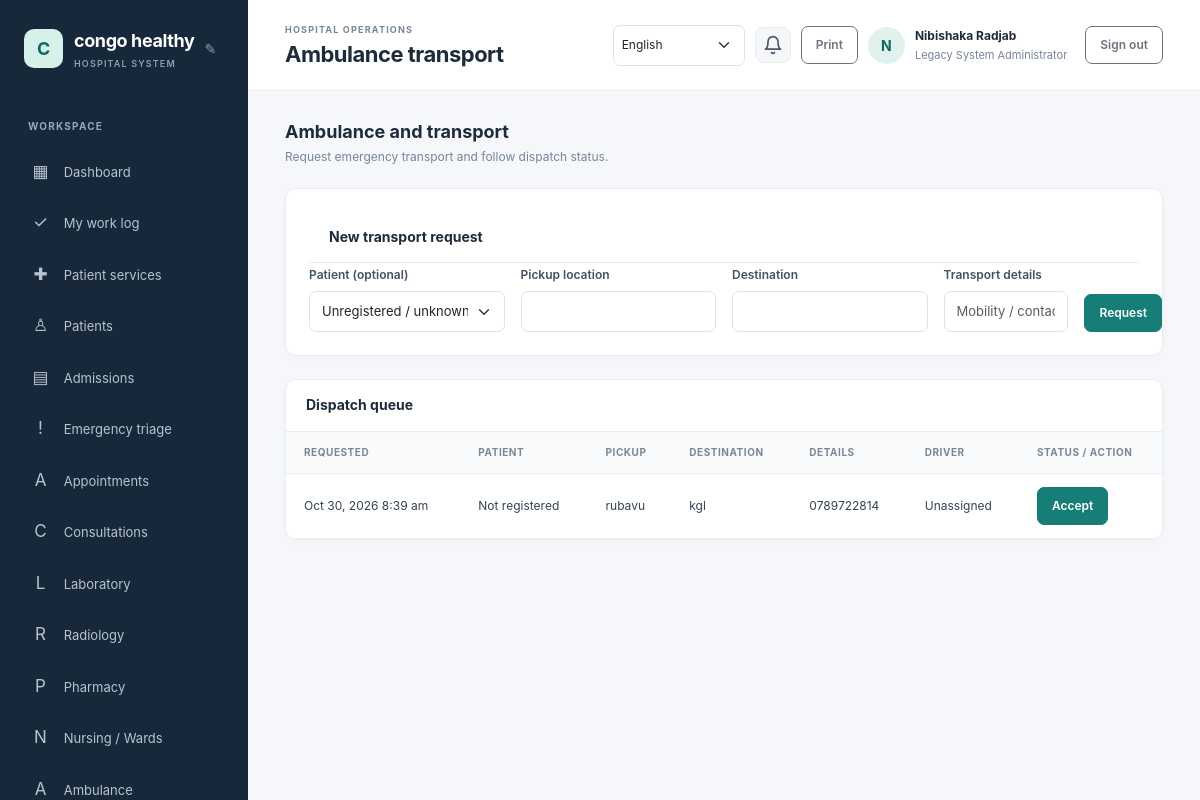
The app's page /ambulance/index.php (signed in) with its own data.
### tables this page shows
CREATE TABLE `hospital_settings` (
  `setting_key` varchar(80) NOT NULL,
  `setting_value` text NOT NULL,
  `updated_at` timestamp NOT NULL DEFAULT current_timestamp() ON UPDATE current_timestamp()
);

CREATE TABLE `users` (
  `id` bigint(20) UNSIGNED NOT NULL,
  `role_id` tinyint(3) UNSIGNED NOT NULL,
  `full_name` varchar(160) NOT NULL,
  `email` varchar(190) NOT NULL,
  `password_hash` varchar(255) NOT NULL,
  `is_active` tinyint(1) NOT NULL DEFAULT 1,
  `payment_method` enum('bank_transfer','mobile_money','paypal','other') DEFAULT NULL,
  `payment_details` varchar(255) DEFAULT NULL,
  `last_login_at` datetime DEFAULT NULL,
  `created_at` timestamp NOT NULL DEFAULT current_timestamp()
);

CREATE TABLE `roles` (
  `id` tinyint(3) UNSIGNED NOT NULL,
  `role_key` varchar(40) NOT NULL,
  `name` varchar(80) NOT NULL
);

CREATE TABLE `ambulance_requests` (
  `id` bigint(20) UNSIGNED NOT NULL,
  `patient_id` bigint(20) UNSIGNED DEFAULT NULL,
  `requested_by` bigint(20) UNSIGNED DEFAULT NULL,
  `driver_id` bigint(20) UNSIGNED DEFAULT NULL,
  `pickup_location` varchar(255) NOT NULL,
  `destination` varchar(255) NOT NULL,
  `transport_notes` varchar(500) DEFAULT NULL,
  `status` enum('requested','assigned','en_route','completed','cancelled') NOT NULL DEFAULT 'requested',
  `requested_at` timestamp NOT NULL DEFAULT current_timestamp(),
  `updated_at` timestamp NOT NULL DEFAULT current_timestamp() ON UPDATE current_timestamp()
);

### config/database.php (called while the page is built, shortened)
<?php
$host = getenv('DB_HOST') ?: '127.0.0.1';
$port = getenv('DB_PORT') ?: '3306';
$name = getenv('DB_NAME') ?: 'hospital_management';
$user = getenv('DB_USER') ?: 'root';
$password = getenv('DB_PASSWORD') ?: '';
try {
    $pdo = new PDO(
        "mysql:host={$host};port={$port};dbname={$name};charset=utf8mb4",
        $user,
        $password,
        [
            PDO::ATTR_ERRMODE => PDO::ERRMODE_EXCEPTION,
            PDO::ATTR_DEFAULT_FETCH_MODE => PDO::FETCH_ASSOC,
            PDO::ATTR_EMULATE_PREPARES => false,
        ]
    );
} catch (PDOException $exception) {
    error_log('Database connection failed: ' . $exception->getMessage());
    http_response_code(500);
    exit('Database connection failed. Check the database settings and import database/schema.sql.');
}
return $pdo;

### includes/functions.php (called while the page is built, shortened)
<?php
function e(?string $value): string
{
    return htmlspecialchars($value ?? '', ENT_QUOTES | ENT_SUBSTITUTE, 'UTF-8');
}
function get_hospital_name(): string
{
    global $pdo;
    static $name = null;
    if ($name === null) {
        try {
            $name = (string) $pdo->query(
                "SELECT setting_value FROM hospital_settings WHERE setting_key = 'hospital_name'"
            )->fetchColumn();
        } catch (\Throwable) {
            $name = 'KivuCare';
        }
    }
    return $name;
}

### includes/auth.php (called while the page is built, shortened)
<?php
require_once __DIR__ . '/bootstrap.php';
function require_login(): void
{
    global $pdo;
    $statement = $pdo->prepare(
        'SELECT u.is_active, r.id AS role_id, r.role_key, r.name AS role_name
         FROM users u JOIN roles r ON r.id = u.role_id WHERE u.id = :id'
    );
    $statement->execute(['id' => $_SESSION['user']['id']]);
}
function has_permission(string $permissionKey): bool
{
    static $permissionsByRole = [];
    $roleId = (int) (current_user()['role_id'] ?? 0);
    if (!isset($permissionsByRole[$roleId])) {
        global $pdo;
        $statement = $pdo->prepare(
            'SELECT p.permission_key
             FROM role_permissions rp
             JOIN permissions p ON p.id = rp.permission_id
             WHERE rp.role_id = :role_id'
        );
        $statement->execute(['role_id' => $roleId]);
        $permissionsByRole[$roleId] = array_fill_keys(
            array_column($statement->fetchAll(), 'permission_key'),
            true
        );
    }
    return isset($permissionsByRole[$roleId][$permissionKey]);
}
function current_user(): array
{
    return $_SESSION['user'] ?? [];
}

### ambulance/index.php (the view, shortened to what this page needs)
<?php
require_once __DIR__.'/../includes/auth.php';require_login();
$canCreate=has_permission('ambulance.requests.create');$canManage=has_permission('ambulance.manage');$canView=has_permission('emergency_requests.view');
$conditions=[];$params=[];if(!$canManage){$conditions[]='ar.requested_by=:user_id';$params['user_id']=current_user()['id'];}$where=$conditions?'WHERE '.implode(' AND ',$conditions):'';$q=$pdo->prepare("SELECT ar.*,p.patient_no,p.first_name,p.last_name,u.full_name AS driver_name FROM ambulance_requests ar LEFT JOIN patients p ON p.id=ar.patient_id LEFT JOIN users u ON u.id=ar.driver_id {$where} ORDER BY CASE WHEN ar.status IN ('requested','assigned','en_route') THEN 0 ELSE 1 END,ar.requested_at DESC LIMIT 200");$q->execute($params);$requests=$q->fetchAll();
$pageTitle='Ambulance transport';require __DIR__.'/../includes/header.php';?>
<div class="page-heading"><div><h2>Ambulance and transport</h2><p>Request emergency transport and follow dispatch status.</p></div></div>
<?php if($canCreate):?><section class="content-card form-card mt-0"><div class="card-heading"><h3>New transport request</h3></div><form method="post" class="row g-3"><?=csrf_field()?><input type="hidden" name="action" value="create"><?php if(has_permission('patients.view')):?><div class="col-md-3"><label class="form-label">Patient (optional)</label><select class="form-select" name="patient_id"><option value="">Unregistered / unknown</option><?php foreach($patients as $p):?><option value="<?=(int)$p['id']?>"><?=e($p['patient_no'].' · '.$p['last_name'].', '.$p['first_name'])?></option><?php endforeach;?></select></div><?php endif;?><div class="col-md-3"><label class="form-label">Pickup location</label><input class="form-control" name="pickup_location" maxlength="255" required></div><div class="col-md-3"><label class="form-label">Destination</label><input class="form-control" name="destination" maxlength="255" required></div><div class="col-md-2"><label class="form-label">Transport details</label><input class="form-control" name="transport_notes" maxlength="500" placeholder="Mobility / contact details"></div><div class="col-md-1 d-flex align-items-end"><button class="btn btn-primary">Request</button></div></form></section><?php endif;?>
<section class="content-card"><div class="card-heading"><h3><?= $canManage?'Dispatch queue':'My requests' ?></h3></div><div class="table-responsive"><table class="table"><thead><tr><th>Requested</th><th>Patient</th><th>Pickup</th><th>Destination</th><th>Details</th><th>Driver</th><th>Status / action</th></tr></thead><tbody><?php if(!$requests):?><tr><td class="empty-state" colspan="7">No transport requests.</td></tr><?php else:foreach($requests as $r):?><tr><td><?=e(date('M j, Y g:i a',strtotime($r['requested_at'])))?></td><td><?=e($r['patient_id']?$r['last_name'].', '.$r['first_name'].' ('.$r['patient_no'].')':'Not registered')?></td><td><?=e($r['pickup_location'])?></td><td><?=e($r['destination'])?></td><td><?=e($r['transport_notes']?:'—')?></td><td><?=e($r['driver_name']??'Unassigned')?></td><td><?php if($canManage&&$r['status']==='requested'):?><form method="post"><?=csrf_field()?><input type="hidden" name="action" value="claim"><input type="hidden" name="request_id" value="<?=(int)$r['id']?>"><button class="btn btn-sm btn-primary">Accept</button></form><?php elseif($canManage&&$r['driver_id']&&(int)$r['driver_id']===(int)current_user()['id']&&$r['status']==='assigned'):?><form method="post"><?=csrf_field()?><input type="hidden" name="action" value="status"><input type="hidden" name="request_id" value="<?=(int)$r['id']?>"><button class="btn btn-sm btn-primary" name="status" value="en_route">En route</button></form><?php elseif($canManage&&$r['driver_id']&&(int)$r['driver_id']===(int)current_user()['id']&&$r['status']==='en_route'):?><form method="post"><?=csrf_field()?><input type="hidden" name="action" value="status"><input type="hidden" name="request_id" value="<?=(int)$r['id']?>"><button class="btn btn-sm btn-primary" name="status" value="completed">Complete trip</button></form><?php else:?><?=e(ucwords(str_replace('_',' ',$r['status'])))?><?php endif;?></td></tr><?php endforeach;endif;?></tbody></table></div></section>
<?php require __DIR__.'/../includes/footer.php';?>

### includes/header.php (shortened to what this page needs)
<?php
$pageTitle = $pageTitle ?? 'Dashboard';
$user = current_user();
$_hospitalName = get_hospital_name();
?>
<!doctype html>
<html lang="en">
<head>
    <link href="https://cdn.jsdelivr.net/npm/bootstrap@5.3.3/dist/css/bootstrap.min.css" rel="stylesheet">
    <link href="/hospital%20management/assets/css/app.css" rel="stylesheet">
</head>
<body>
<div class="app-shell">
    <aside class="sidebar" id="workspace-menu" aria-label="Workspace navigation">
        <div class="brand-wrap">
            <a class="brand" href="/hospital%20management/dashboard.php"><span class="brand-mark"><?= e(strtoupper(substr($_hospitalName, 0, 1))) ?></span><span><?= e($_hospitalName) ?><small>HOSPITAL SYSTEM</small></span></a>
            <?php if (has_permission('settings.manage') || ($user['role_key'] ?? '') === 'hospital_admin'): ?>
            <button id="brand-edit-btn" class="brand-edit-btn" title="Edit hospital name">&#9998;</button>
            <?php endif; ?>
        </div>
        <div class="nav-label">WORKSPACE</div>
        <nav class="nav flex-column">
            <a class="nav-link" href="/hospital%20management/dashboard.php"><span>▦</span> Dashboard</a>
            <?php if (has_permission('work_logs.view_own')): ?>
                <a class="nav-link" href="/hospital%20management/work-log/index.php"><span>✓</span> My work log</a>
            <?php endif; ?>
            <?php if (has_permission('patient_services.view_own') || has_permission('patient_services.view_all')): ?>
                <a class="nav-link" href="/hospital%20management/patient-services/index.php"><span>✚</span> Patient services</a>
            <?php endif; ?>
            <?php if (has_permission('patients.view')): ?>
                <a class="nav-link" href="/hospital%20management/patient/index.php"><span>♙</span> Patients</a>
            <?php endif; ?>
            <?php if (has_permission('admissions.view')): ?>
                <a class="nav-link" href="/hospital%20management/admission/index.php"><span>▤</span> Admissions</a>
            <?php endif; ?>
            <?php if (has_permission('triage.view')): ?>
                <a class="nav-link" href="/hospital%20management/emergency/index.php"><span>!</span> Emergency triage</a>
            <?php endif; ?>
            <?php if (has_permission('appointments.view')): ?>
                <a class="nav-link" href="/hospital%20management/appointments/index.php"><span>A</span> Appointments</a>
            <?php endif; ?>
            <?php if (has_permission('visits.view')): ?>
                <a class="nav-link" href="/hospital%20management/consultations/index.php"><span>C</span> Consultations</a>
            <?php endif; ?>
            <?php if (has_permission('lab.requests.view') || has_permission('lab.results.view')): ?>
                <a class="nav-link" href="/hospital%20management/laboratory/index.php"><span>L</span> Laboratory</a>
            <?php endif; ?>
            <?php if (has_permission('radiology.requests.view') || has_permission('radiology.results.manage')): ?>
                <a class="nav-link" href="/hospital%20management/radiology/index.php"><span>R</span> Radiology</a>
            <?php endif; ?>
            <?php if (has_permission('prescriptions.create') || has_permission('prescriptions.view') || has_permission('pharmacy.dispense')): ?>
                <a class="nav-link" href="/hospital%20management/pharmacy/index.php"><span>P</span> Pharmacy</a>
            <?php endif; ?>
            <?php if (has_permission('nursing_notes.manage')): ?>
                <a class="nav-link" href="/hospital%20management/nursing/index.php"><span>N</span> Nursing / Wards</a>
            <?php endif; ?>
            <?php if (has_permission('ambulance.manage') || has_permission('ambulance.requests.create') || has_permission('emergency_requests.view')): ?>
                <a class="nav-link" href="/hospital%20management/ambulance/index.php"><span>A</span> Ambulance</a>
            <?php endif; ?>
        </nav>
    </aside>
    <main class="main-content">
        <header class="topbar">
            <div class="topbar-heading">
                <div>
                    <div class="eyebrow">HOSPITAL OPERATIONS</div>
                    <h1><?= e($pageTitle) ?></h1>
                </div>
            </div>
            <div class="user-menu">
                <?= render_language_switcher() ?>
                <div class="notif-bell no-print" id="notifBell" title="Notifications" role="button" tabindex="0" aria-haspopup="true" aria-expanded="false">
                    <svg class="notif-icon" xmlns="http://www.w3.org/2000/svg" width="20" height="20" viewBox="0 0 24 24" fill="none" stroke="currentColor" stroke-width="2" stroke-linecap="round" stroke-linejoin="round" aria-hidden="true"><path d="M18 8A6 6 0 0 0 6 8c0 7-3 9-3 9h18s-3-2-3-9"/><path d="M13.73 21a2 2 0 0 1-3.46 0"/></svg>
                </div>
                <button class="btn btn-sm btn-outline-secondary print-page no-print" type="button" onclick="window.print()">Print</button>
                <a class="avatar no-print" href="/hospital%20management/profile.php" title="Edit profile"><?= e(strtoupper(substr($user['full_name'] ?? 'U', 0, 1))) ?></a>
                <a class="user-detail no-print" href="/hospital%20management/profile.php"><strong><?= e($user['full_name'] ?? '') ?></strong><span><?= e($user['role_name'] ?? '') ?></span></a>
                <form method="post" action="/hospital%20management/logout.php" class="ms-2">
                    <button class="btn btn-sm btn-outline-secondary" type="submit">Sign out</button>
                </form>
            </div>
        </header>
        <section class="page-body">

### records on screen
hospital_settings: setting_value "C", setting_value "congo healthy"
users: role.name "Legacy System Administrator"
ambulance_requests: requested_at "Oct 30, 2026 8:39 am", patient "Not registered", pickup_location "rubavu", destination "kgl", transport_notes "0789722814", driver_name "Unassigned"

### other values on screen
$pageTitle "Ambulance transport"
substr($user['full_name'] ?? 'U', 0, 1) "N"
$user['full_name'] "Nibishaka Radjab"
form field lang "English"
